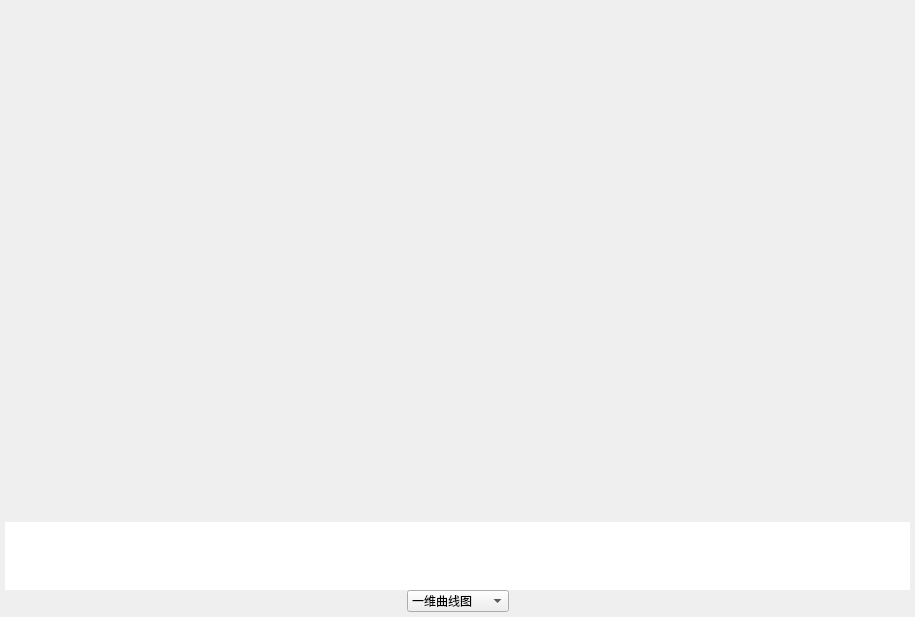
<?xml version="1.0" encoding="UTF-8"?>
<ui version="4.0">
 <class>ViewForm</class>
 <widget class="QWidget" name="ViewForm">
  <property name="geometry">
   <rect>
    <x>0</x>
    <y>0</y>
    <width>915</width>
    <height>617</height>
   </rect>
  </property>
  <property name="mouseTracking">
   <bool>true</bool>
  </property>
  <property name="windowTitle">
   <string>Form</string>
  </property>
  <property name="styleSheet">
   <string notr="true"/>
  </property>
  <layout class="QVBoxLayout" name="verticalLayout" stretch="25,2,1">
   <property name="spacing">
    <number>0</number>
   </property>
   <property name="leftMargin">
    <number>5</number>
   </property>
   <property name="topMargin">
    <number>5</number>
   </property>
   <property name="rightMargin">
    <number>5</number>
   </property>
   <property name="bottomMargin">
    <number>5</number>
   </property>
   <item>
    <layout class="QHBoxLayout" name="horizontalLayout_2" stretch="0">
     <item>
      <widget class="QWidget" name="widget" native="true">
       <property name="tabletTracking">
        <bool>false</bool>
       </property>
       <property name="autoFillBackground">
        <bool>true</bool>
       </property>
       <property name="styleSheet">
        <string notr="true"/>
       </property>
      </widget>
     </item>
    </layout>
   </item>
   <item>
    <widget class="QTableWidget" name="tableWidget">
     <property name="tabletTracking">
      <bool>true</bool>
     </property>
     <property name="autoFillBackground">
      <bool>false</bool>
     </property>
     <property name="styleSheet">
      <string notr="true">border:none;</string>
     </property>
    </widget>
   </item>
   <item>
    <layout class="QHBoxLayout" name="horizontalLayout">
     <item>
      <spacer name="horizontalSpacer">
       <property name="orientation">
        <enum>Qt::Horizontal</enum>
       </property>
       <property name="sizeHint" stdset="0">
        <size>
         <width>40</width>
         <height>20</height>
        </size>
       </property>
      </spacer>
     </item>
     <item>
      <widget class="QComboBox" name="comboBox">
       <item>
        <property name="text">
         <string>一维曲线图</string>
        </property>
       </item>
       <item>
        <property name="text">
         <string>二维面积图</string>
        </property>
       </item>
       <item>
        <property name="text">
         <string>二维柱状图</string>
        </property>
       </item>
       <item>
        <property name="text">
         <string>二维散点图</string>
        </property>
       </item>
       <item>
        <property name="text">
         <string>二维蜡烛图</string>
        </property>
       </item>
       <item>
        <property name="text">
         <string>二维曲线图</string>
        </property>
       </item>
       <item>
        <property name="text">
         <string>二维极坐标图</string>
        </property>
       </item>
       <item>
        <property name="text">
         <string>二维色板图</string>
        </property>
       </item>
       <item>
        <property name="text">
         <string>三维极坐标图</string>
        </property>
       </item>
       <item>
        <property name="text">
         <string>三维瀑布图</string>
        </property>
       </item>
       <item>
        <property name="text">
         <string>三维曲线图</string>
        </property>
       </item>
       <item>
        <property name="text">
         <string>等高线图</string>
        </property>
       </item>
      </widget>
     </item>
     <item>
      <spacer name="horizontalSpacer_2">
       <property name="orientation">
        <enum>Qt::Horizontal</enum>
       </property>
       <property name="sizeHint" stdset="0">
        <size>
         <width>40</width>
         <height>20</height>
        </size>
       </property>
      </spacer>
     </item>
    </layout>
   </item>
  </layout>
  <action name="showaction">
   <property name="text">
    <string>显示</string>
   </property>
  </action>
  <action name="hideaction">
   <property name="text">
    <string>隐藏</string>
   </property>
  </action>
  <action name="deleteaction">
   <property name="text">
    <string>删除</string>
   </property>
  </action>
  <action name="curve">
   <property name="text">
    <string>曲线</string>
   </property>
  </action>
  <action name="dashed">
   <property name="text">
    <string>虚线</string>
   </property>
  </action>
  <action name="pillar">
   <property name="text">
    <string>柱线</string>
   </property>
  </action>
  <action name="ladder">
   <property name="text">
    <string>梯线</string>
   </property>
  </action>
  <action name="setaction">
   <property name="checkable">
    <bool>true</bool>
   </property>
   <property name="text">
    <string>曲线设置</string>
   </property>
  </action>
  <action name="peakValueaction">
   <property name="text">
    <string>peakValue</string>
   </property>
  </action>
 </widget>
 <resources/>
 <connections/>
</ui>
